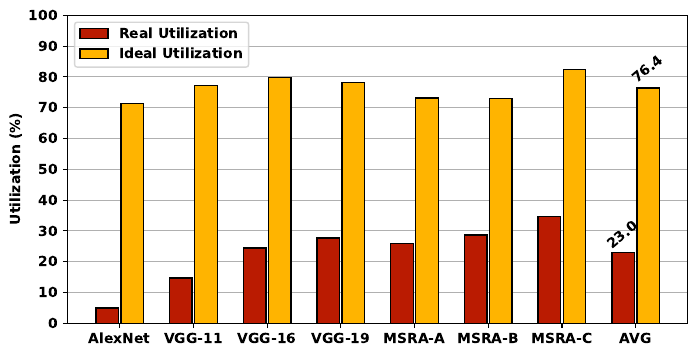

The script that saved this image:
import numpy as np
import pandas as pd
import matplotlib.pyplot as plt
from matplotlib import rcParams

W = 0.17
ALPHA = 40
rcParams['font.weight'] = 'bold'

df_CASCADE = pd.read_csv('../results/CASCADE.csv')

x = list(df_CASCADE['dnn'])
x_axis = np.arange(len(x))

plt.figure(figsize=(8,4))
ax = plt.axes()
ax.set_axisbelow(True)
plt.grid(axis='y')

plt.bar(x_axis - W, df_CASCADE['real_utilization'], 1.8 * W, label='Real Utilization', color='#BA1B01', edgecolor='black')
plt.text(len(x) - 1 - W, 1.05 * df_CASCADE['real_utilization'][len(x) - 1], round(df_CASCADE['real_utilization'][len(x) - 1], 1), ha='center', rotation=ALPHA)

plt.bar(x_axis + W, df_CASCADE['ideal_utilization'], 1.8 * W, label='Ideal Utilization', color='#FFB400', edgecolor='black')
plt.text(len(x) - 1 + W, 1.02 * df_CASCADE['ideal_utilization'][len(x) - 1], round(df_CASCADE['ideal_utilization'][len(x) - 1], 1), ha='center', rotation=ALPHA)

plt.xticks(x_axis, x)
plt.yticks(np.arange(0, 110, 10))
plt.ylabel('Utilization (%)', weight='bold')
plt.legend(loc='upper left')
plt.savefig('nws_util.pdf', bbox_inches='tight')
plt.show()
